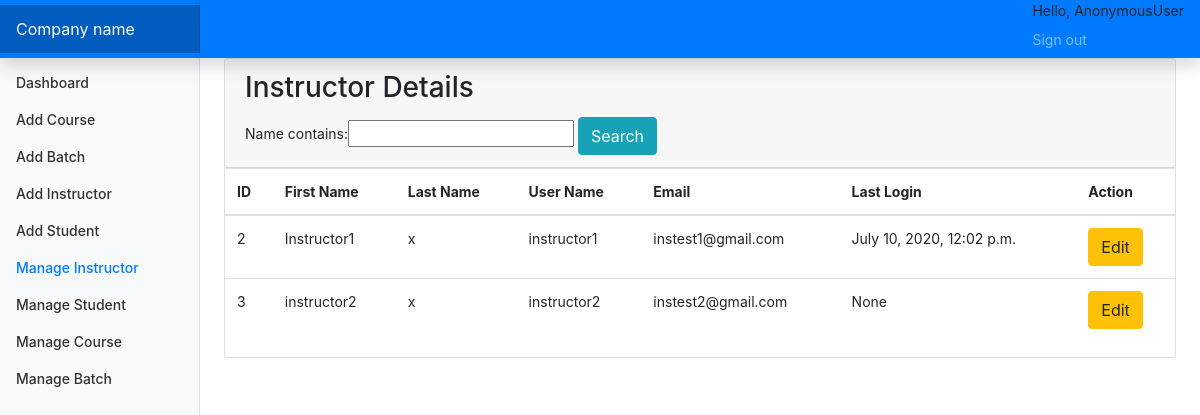
Before: /managei with the older database file.
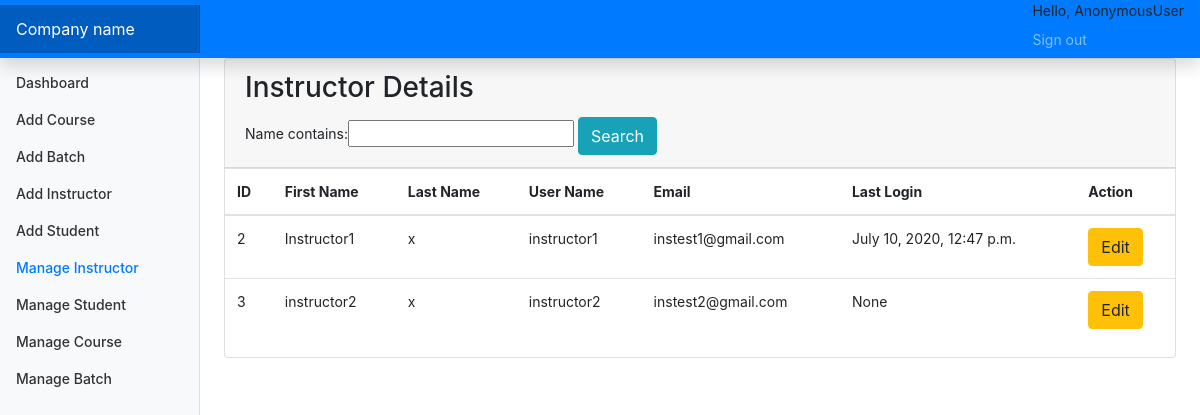
After: the same page with the newer database file.
### account/models.py (models this page shows, shortened)
class Instructor(models.Model):
    id=models.AutoField(primary_key=True)
    name=models.CharField(max_length=255,null=True,blank=True)
    user=models.OneToOneField(CustomUser,on_delete=models.CASCADE)
    objects=models.Manager()

class CustomUser(AbstractUser):
    user_type_data=((1,"Admin"),(2,"Instructor"),(3,"Students"))
    user_type=models.CharField(default=1,choices=user_type_data,max_length=10)

### account/views.py (the view)
# urls.py: path('managei',views.manageInstructor,name="managei"),
def manageInstructor(request):
    ins=Instructor.objects.all()
    myfilter=InstructorFilter(request.GET,queryset=ins)
    ins=myfilter.qs
    return render(request,"HOD/manage_instructor.html",{"instructors":ins,"myfilter":myfilter})

### account/templates/HOD/manage_instructor.html (shortened to what this page needs)
{% extends 'base.html'%}
{% block sidebarstuff %}
<li class="nav-item">
    <a class="nav-link" href="{% url 'dashboard' %}">
        Dashboard <span class="sr-only">(current)</span>
    </a>
</li>
<li class="nav-item">
    <a class="nav-link" href="{% url 'addCourses' %}">
        Add Course
    </a>
</li>
<li class="nav-item">
    <a class="nav-link" href="{% url 'addBatch' %}">
        Add Batch
    </a>
</li>
<li class="nav-item">
    <a class="nav-link" href="{% url 'addInstructor' %}">
        Add Instructor
    </a>
</li>
<li class="nav-item">
    <a class="nav-link" href="{% url 'addStudent' %}">
        Add Student
    </a>
</li>
<li class="nav-item">
    <a class="nav-link active" href="{% url 'managei' %}">
        Manage Instructor
    </a>
</li>
<li class="nav-item">
    <a class="nav-link" href="{% url 'manages' %}">
        Manage Student
    </a>
</li>
<li class="nav-item">
    <a class="nav-link" href="{% url 'managec' %}">
        Manage Course
    </a>
</li>
<li class="nav-item">
    <a class="nav-link" href="{% url 'manageb' %}">
        Manage Batch
    </a>
</li>
{% endblock sidebarstuff %}
{% block maincontent %}
<main role="main" class="col-md-9 ml-sm-auto col-lg-10 px-md-4">
    <div class="row">
        <div class="col-md-12 ">
            <div class="card">
                <div class="card-header">
                    <h3 class="card-title">Instructor Details</h3>
                    <div class="card-tools">
                        <div class="input-group input-group-sm" style="width: auto;">
                            <form method="GET">
                                {{myfilter.form}}
                                <button type="submit" class="btn btn-info">Search</button>
                                </form>
                        </div>
                    </div>
                </div>
                <div class="card-body table-responsive p-0">
                    <table class="table table-hover text-nowrap">
                        <thead>
                            <tr>
                                <th>ID</th>
                                <th>First Name</th>
                                <th>Last Name</th>
                                <th>User Name</th>
                                <th>Email</th>
                                <th>Last Login</th>
                                <th>Action</th>
                            </tr>
                        </thead>
                        <tbody>
                            {% for instructor in instructors %}
                            <tr>
                                <td>{{ instructor.user.id }}</td>
                                <td>{{ instructor.user.first_name }}</td>
                                <td>{{ instructor.user.last_name }}</td>
                                <td>{{ instructor.user.username }}</td>
                                <td>{{ instructor.user.email }}</td>
                                <td>{{ instructor.user.last_login }}</td>
                                <td><a href="/edit_instructor/{{ instructor.user.id }}" class="btn btn-warning">Edit</a>
                                </td>
                            </tr>
                            {% endfor %}
                        </tbody>
                    </table>
                </div>
            </div>
        </div>
    </div>
</main>
{% endblock maincontent %}

### account/templates/base.html (shortened to what this page needs)
{% load static %}
<!doctype html>
<html lang="en">
<head>
    <link rel="stylesheet" href="{% static 'css/bootstrap.min.css' %}">
    <link rel="stylesheet" href="{% static 'css/base.css' %}">
</head>
<body>
    <nav class="navbar navbar-dark sticky-top bg-primary flex-md-nowrap p-0 shadow">
        <a class="navbar-brand col-md-3 col-lg-2 mr-0 px-3" href="#">Company name</a>
        <ul class="navbar-nav px-3">
            <li class="nav-item text-nowrap">
                <span>Hello, {{request.user}} </span>
            </li>
            <li class="nav-item text-nowrap">
                <a class="nav-link" href="{% url 'logout' %}">Sign out</a>
            </li>
        </ul>
    </nav>
    <div class="container-fluid">
        <div class="row">
            <nav id="sidebarMenu" class="col-md-3 col-lg-2 d-md-block bg-light sidebar collapse">
                <div class="sidebar-sticky pt-3">
                    <ul class="nav flex-column">
                        {% block sidebarstuff %}
                        {% endblock sidebarstuff %}
                    </ul>
                </div>
            </nav>
            {% block maincontent %}
            {% endblock maincontent %}
        </div>
    </div>
</body>
</html>

### staticfiles/css/base.css (style rules this page uses)
body { font-size: .875rem; }
.sidebar { position: fixed; top: 0; bottom: 0; left: 0; z-index: 100; padding: 48px 0 0; box-shadow: inset -1px 0 0 rgba(0, 0, 0, .1); }
.sidebar-sticky { position: relative; top: 0; height: calc(100vh - 48px); padding-top: .5rem; overflow-x: hidden; overflow-y: auto; }
.sidebar .nav-link { font-weight: 500; color: #333; }
.sidebar .nav-link.active { color: #007bff; }
.navbar-brand { padding-top: .75rem; padding-bottom: .75rem; font-size: 1rem; background-color: rgba(0, 0, 0, .25); box-shadow: inset -1px 0 0 rgba(0, 0, 0, .25); }

Changed rows visible on the page:
changed through a linked row, Instructor "Instructor1": user.last_login "July 10, 2020, 12:02 p.m." → "July 10, 2020, 12:47 p.m."
